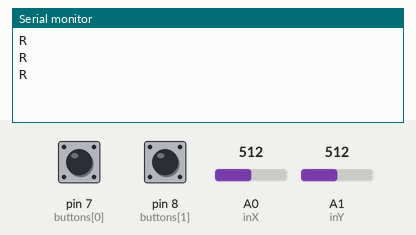
Bench run of a sketch on a simulated Arduino Uno, built with avr-gcc and run on an emulated ATmega328P. Shown: the last lines printed to the serial monitor. The test bench sets the inputs (shaded band); at power-on: A1 (inY) = 512, A0 (inX) = 512, pin 7 (buttons[0]) LOW, pin 8 (buttons[1]) LOW.

Above: at 1.4 s.
1.5 s: A1 (inY) set to 539
At 2.5 s:
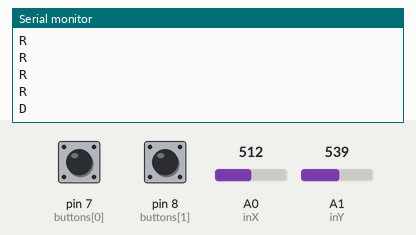
4.5 s: A0 (inX) set to 470
At 4.71 s:
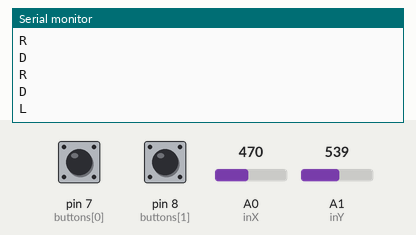
6.9 s: pin 7 (buttons[0]) pulled HIGH for 0.75 s
At 7.4 s:
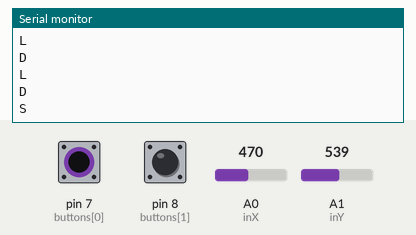
9.1 s: pin 8 (buttons[1]) pulled HIGH for 0.75 s
At 10.5 s:
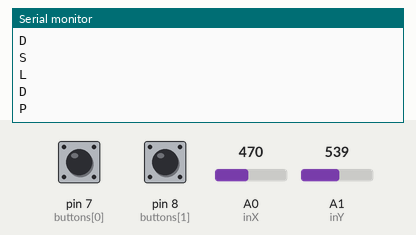
11.3 s: A1 (inY) set to 490
At 12.8 s:
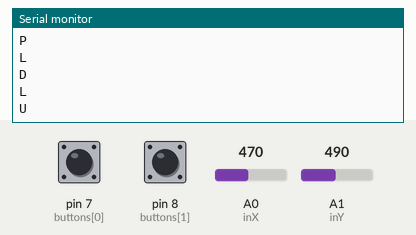

Measured:
- the behaviour switches between 520 and 521 on A1 (inY) (found by bisection; images 0 and 1)
- after the input at 1.5 s, the serial monitor: prints a new line after 0.60 s (image 1)
- after the input at 4.5 s, the serial monitor: prints a new line at once (image 2)
- after the input at 6.9 s, the serial monitor: prints a new line at once (image 3)
- after the input at 9.1 s, the serial monitor: prints a new line after 0.20 s (image 4)
- after the input at 11.3 s, the serial monitor: prints a new line after 1.0 s (image 5)

The sketch:

tetruino_arduino.ino
```cpp
// -------------- JOYSTICK ------------------------
int inX = A0; // EJE X - CONECTADO AL PIN ANALOGICO
int inY = A1; // EJE Y - CONECTADO AL PIN ANALOGICO
int xValue = 0; // ALMACENA VALOR DE X
int yValue = 0; // ALMACENA VALOR DE Y

// -------------- OTROS BOTONES -------------------
int vb = 0; // ALMACENA EL RESULTADO DE LOS BOTONES
int buttons[] = {7, 8}; // GUARDA EL NUMERO DEL PIN DIGITAL
int numberB = 0; // ALMACENA EL TAMAÑO DEL ARRAY DE BOTONES
char nButtons[]= {'S','P'}; // ALMACENA EL MENSAJE QUE MANDARÁ AL TETRIS

void setup() {
  Serial.begin(9600);
// -------------- JOYSTICK ------------------------
  pinMode(inX, INPUT); // PONE X EN MODO INPUT
  pinMode(inY, INPUT); // PONE Y EN MODO INPUT

// -------------- OTROS BOTONES -------------------
  numberB = sizeof(buttons) / sizeof(int); // LEE EL TAMAÑO DEL ARRAY DE BOTONES
    for(int i=0;i<numberB;i++){
     pinMode(buttons[i], INPUT);  // RECORRE LOS BOTONES Y LOS PONE EN MODO INPUT
    }
}

void loop() {
// -------------- JOYSTICK ------------------------
  xValue = analogRead(inX); // LEE VALOR DE X
  yValue = analogRead(inY); // LEE VALOR DE Y

// VALORES EN POSICIÓN NORMAL X: 489, Y: 506 MÁS O MENOS
// RANGO DE VALORES ENTRE 0 Y 1023
  if(xValue>500){
    Serial.println("R"); // Se mueve a la derecha
    delay(300);
  }
  if(xValue<480){
    Serial.println("L"); // Se mueve a la izquierda
    delay(300);
  }
  if(yValue<500){
    Serial.println("U"); // Se mueve hacia arriba
    delay(300);
  }
  if(yValue>520){
    Serial.println("D"); // Se mueve hacia abajo
    delay(300);
  }


// -------------- OTROS BOTONES -------------------
  for(int i=0;i<numberB;i++){
     vb = digitalRead(buttons[i]); // RECORRE Y LEE LOS BOTONES
     if (vb == HIGH){
        Serial.println(nButtons[i]); // SI ALGUNO DE ELLOS ES PULSADO, MANDA EL MENSAJE CORRESPONDIENTE
        delay(1500);
     }
  }

  delay(300);
}
```
